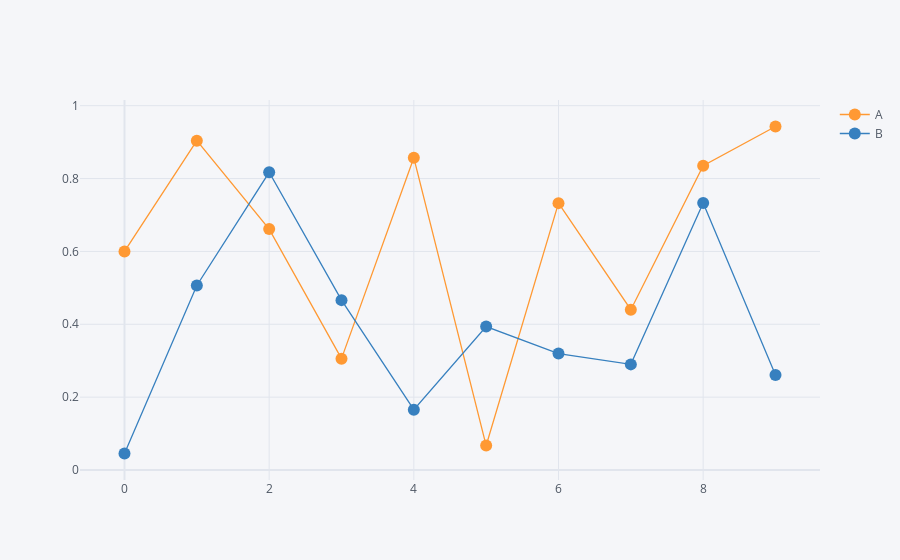

The code cell stored with this chart in its notebook:
### Markdown cell above
### 그래프 모양 변경하기

### Code cell
df.iplot(kind='scatter', mode='lines+markers')

### Figure 1 — Plotly figure (JSON) as saved in the notebook; plotly's stock layout.template omitted (floating-point values rounded to 4 significant figures)
{"data": [{"line": {"color": "rgba(255, 153, 51, 1.0)", "dash": "solid", "shape": "linear", "width": 1.3}, "marker": {"size": 12, "symbol": "circle"}, "mode": "lines+markers", "name": "A", "text": "", "type": "scatter", "x": [0, 1, 2, 3, 4, 5, 6, 7, 8, 9], "y": [0.5999, 0.9039, 0.6612, 0.3057, 0.857, 0.06707, 0.7326, 0.44, 0.8355, 0.9429]}, {"line": {"color": "rgba(55, 128, 191, 1.0)", "dash": "solid", "shape": "linear", "width": 1.3}, "marker": {"size": 12, "symbol": "circle"}, "mode": "lines+markers", "name": "B", "text": "", "type": "scatter", "x": [0, 1, 2, 3, 4, 5, 6, 7, 8, 9], "y": [0.04527, 0.5064, 0.8172, 0.4663, 0.1655, 0.3936, 0.3196, 0.2899, 0.7328, 0.2606]}], "layout": {"legend": {"bgcolor": "#F5F6F9", "font": {"color": "#4D5663"}}, "paper_bgcolor": "#F5F6F9", "plot_bgcolor": "#F5F6F9", "title": {"font": {"color": "#4D5663"}}, "xaxis": {"gridcolor": "#E1E5ED", "showgrid": true, "tickfont": {"color": "#4D5663"}, "title": {"font": {"color": "#4D5663"}, "text": ""}, "zerolinecolor": "#E1E5ED"}, "yaxis": {"gridcolor": "#E1E5ED", "showgrid": true, "tickfont": {"color": "#4D5663"}, "title": {"font": {"color": "#4D5663"}, "text": ""}, "zerolinecolor": "#E1E5ED"}}}
